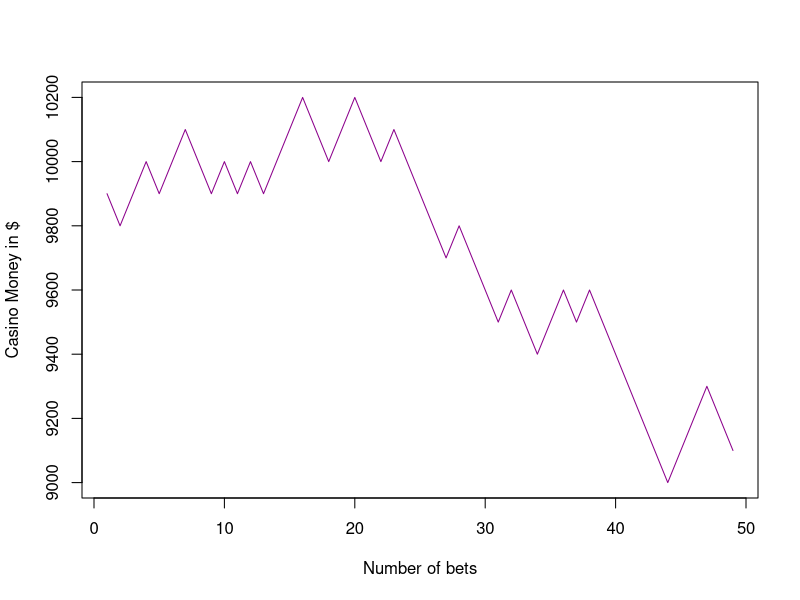
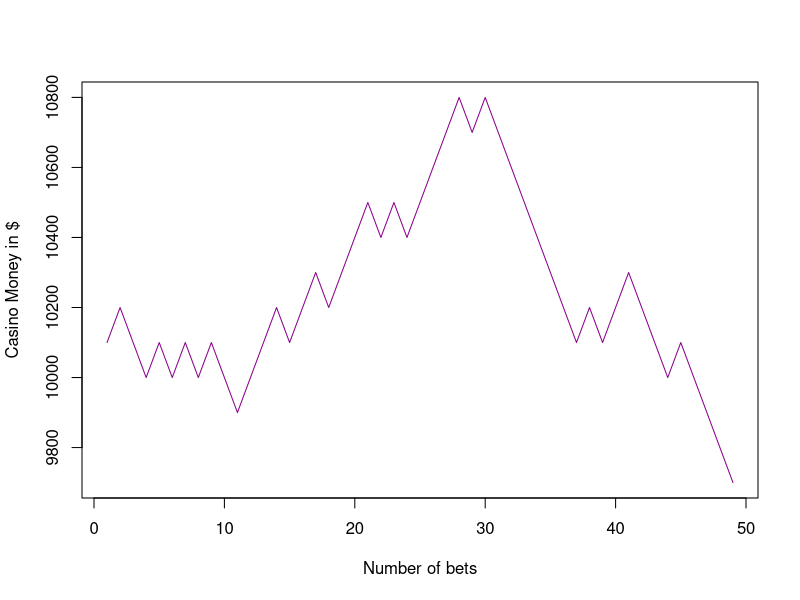
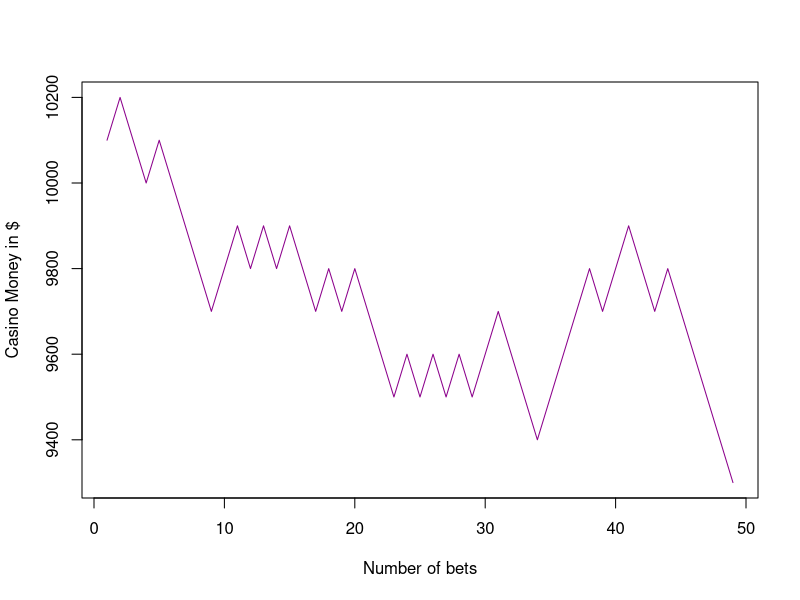
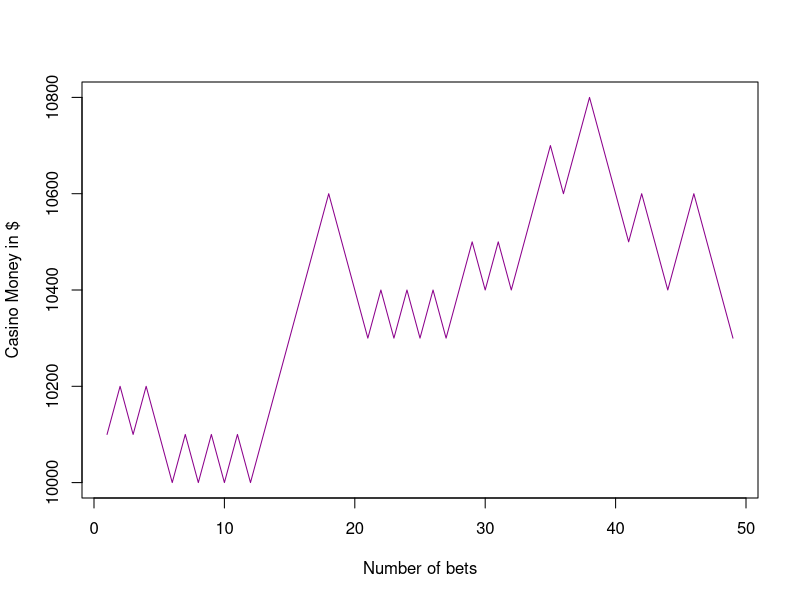
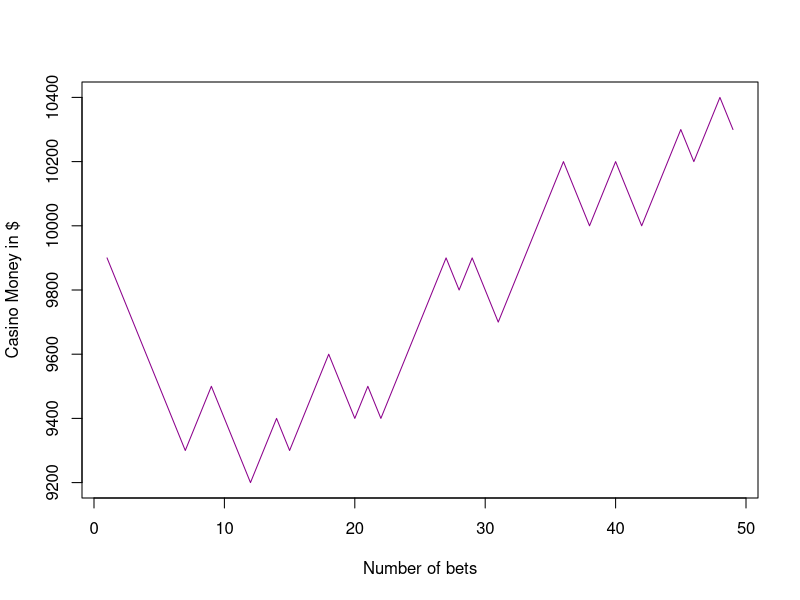
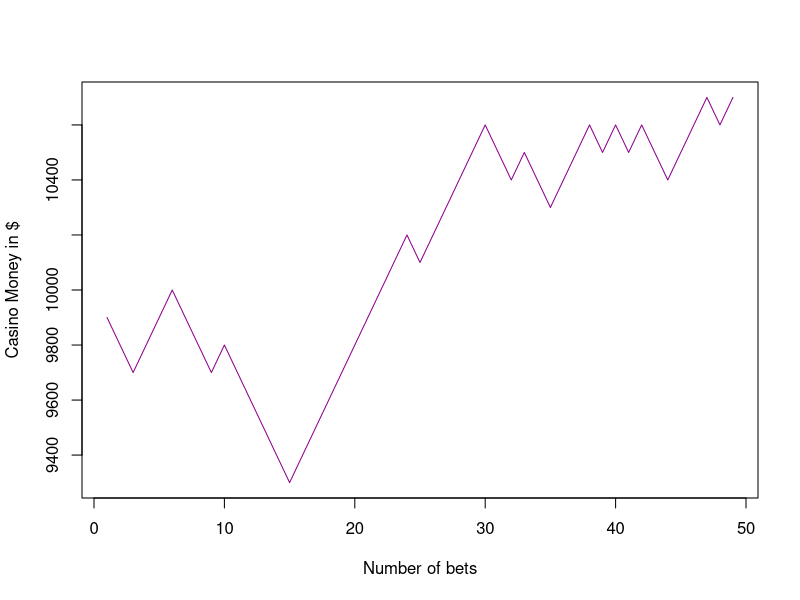
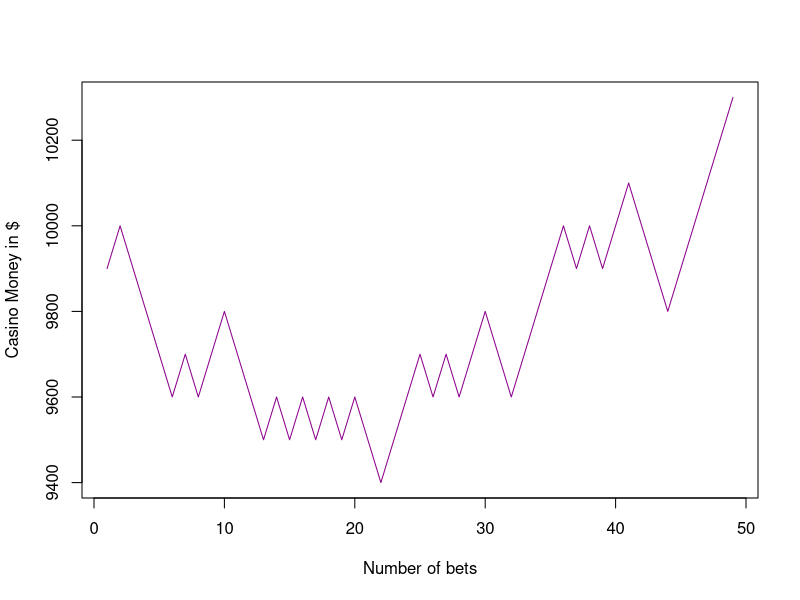
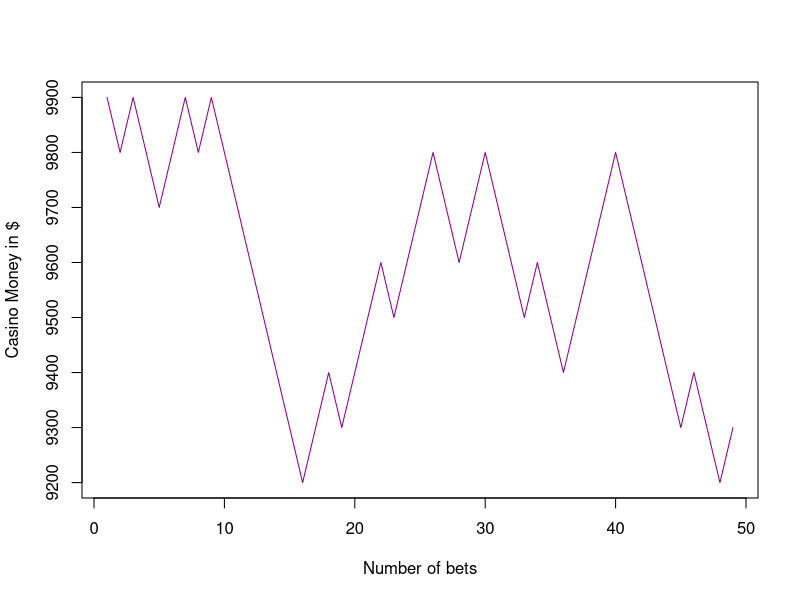

These figures' R source, in order:
#imaginary game Simulation
#player ‘Jack’, rolls an imaginary dice to get an outcome of 1 to 100. 
#If Jack rolls anything from 1–51, the casino wins, 
#but if the number rolled is from 52–100, Jack wins.

#1 Create function for simulating die roll 
#The die can take values from 1 to 100. 


rolldice<- function(){
  
  dice<-sample(1:100, size= 1, replace = TRUE)
  if(dice<=51){
    return(TRUE)
  }
  else{
    return(FALSE) }
}

#2 Define a function for the play which takes 3 arguments :
#1. total_funds = total money in hand the player is starting with
#2. wager_amount = the betting amount each time the player plays
#3. total_plays = the number of times the player bets on this game

play<- function(total_funds, wager_amount, total_plays){
  
  Play_num<- vector()
  Funds<- vector()
 
  play<- 1
  while(play<total_plays){
    if(rolldice()){
      #Add the money to our funds
      total_funds<-total_funds+wager_amount
      #Append the play number
      Play_num<-c(Play_num,play)
      #Append the new fund amount
      Funds<-c(Funds,total_funds)
    }
    else{
      #Add the money to our funds
      total_funds<-total_funds-wager_amount
      #Append the play number
      Play_num<-c(Play_num,play)
      #Append the new fund amount
      Funds<-c(Funds,total_funds)
    }
    play<-play+1
  }
  
  #Line plot of funds over time
       plot(Play_num,Funds,
       type= "l",
       ylab="Casino Money in $",
       xlab="Number of bets",
       col="darkmagenta"
       )
  
  Final_funds<-c(Final_funds,Funds[-1])
  return(Final_funds)
  
}

#3 Call the function to simulate the plays and calculate the remaining
#funds of the Casino after all the bets

x<-1
Final_funds<- vector()

while (x<=100){
  ending_fund <- play(10000,100,50)
x<-x+1

}

ends<- sum(ending_fund)/length(ending_fund)

print(paste0("The Casino starts the game with $10,000 and ends with $",ends))


